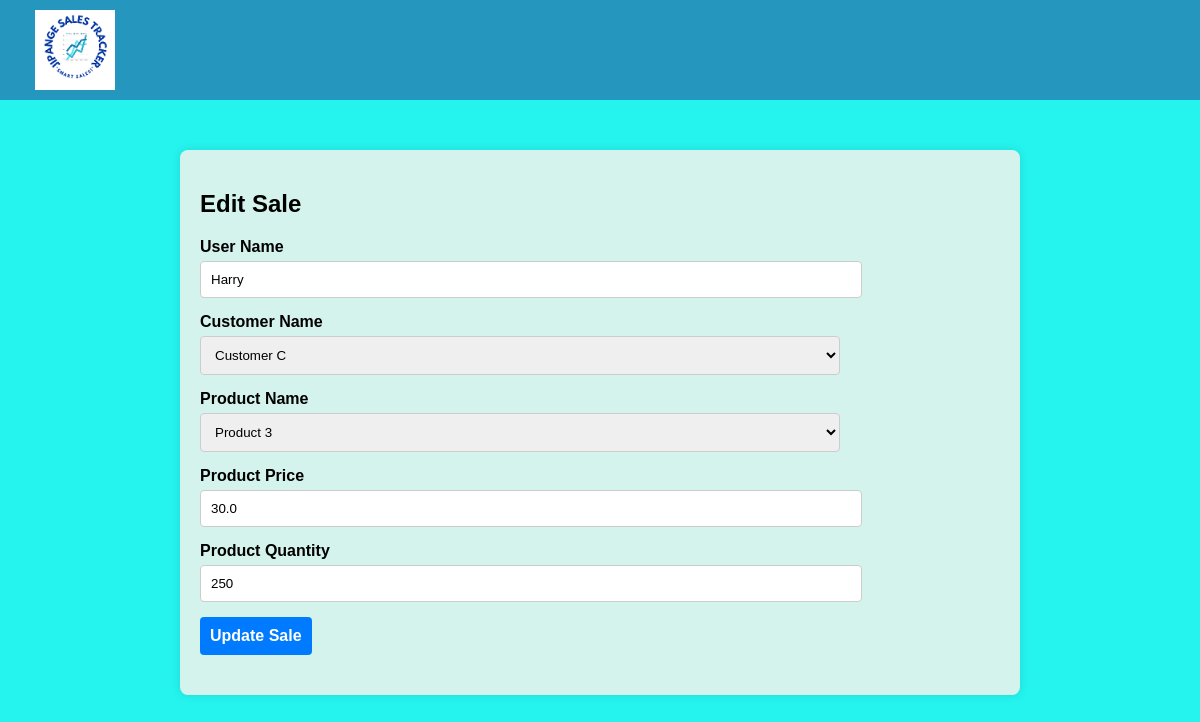
Page /edit/1 (signed in) on the committed database.
### app.py (models this page shows, shortened)
class Sale(db.Model):
    id = db.Column(db.Integer, primary_key=True)
    user_name = db.Column(db.String(80), nullable=False)
    customer_name = db.Column(db.String(80), nullable=False)
    product_name = db.Column(db.String(80), nullable=False)
    product_price = db.Column(db.Float, nullable=False)
    product_quantity = db.Column(db.Integer, nullable=False)
    total_sale = db.Column(db.Float, nullable=False)
    date = db.Column(db.DateTime, default=datetime.utcnow)

### app.py (the view)
@app.route('/edit/<int:id>', methods=['GET', 'POST'])
@login_required
def edit_sale(id):
    sale = Sale.query.get_or_404(id)
    customers = ['Customer A', 'Customer B', 'Customer C']
    products = [
        {'name': 'Product 1', 'price': 100},
        {'name': 'Product 2', 'price': 200},
        {'name': 'Product 3', 'price': 300}
    ]
    if request.method == 'POST':
        sale.user_name = request.form['userName']
        sale.customer_name = request.form['customerName']
        sale.product_name = request.form['productName']
        sale.product_price = float(request.form['productPrice'])
        sale.product_quantity = int(request.form['productQuantity'])
        sale.total_sale = sale.product_price * sale.product_quantity
        try:
            db.session.commit()
            return redirect('/')
        except Exception as e:
            return f"An error occurred while updating the sale: {e}"
    else:
        return render_template('edit.html', sale=sale, customers=customers, products=products)

### app.py (called while the page is built)
@login_manager.user_loader
def load_user(user_id):
    return User.query.get(int(user_id))

### templates/edit.html (shortened to what this page needs)
<!DOCTYPE html>
<html lang="en">
<head>
    <link rel="stylesheet" href="{{ url_for('static', filename='styles.css') }}">
</head>
<body>
    <nav class="navbar">
        <a class="navbar-brand" href="#">
            <img src="{{ url_for('static', filename='logo.png') }}" alt="Logo" class="logo">
        </a>
    </nav>
    <div class="container">
        <h2>Edit Sale</h2>
        <form method="POST" action="{{ url_for('edit_sale', id=sale.id) }}">
            <div class="form-group">
                <label for="userName">User Name</label>
                <input type="text" class="form-control" id="userName" name="userName" value="{{ sale.user_name }}" readonly>
            </div>
            <div class="form-group">
                <label for="customerName">Customer Name</label>
                <select class="form-control" id="customerName" name="customerName" required>
                    {% for customer in customers %}
                    <option value="{{ customer }}" {% if customer == sale.customer_name %}selected{% endif %}>{{ customer }}</option>
                    {% endfor %}
                </select>
            </div>
            <div class="form-group">
                <label for="productName">Product Name</label>
                <select class="form-control" id="productName" name="productName" required>
                    {% for product in products %}
                    <option value="{{ product.name }}" data-price="{{ product.price }}" {% if product.name == sale.product_name %}selected{% endif %}>{{ product.name }}</option>
                    {% endfor %}
                </select>
            </div>
            <div class="form-group">
                <label for="productPrice">Product Price</label>
                <input type="number" class="form-control" id="productPrice" name="productPrice" step="0.01" value="{{ sale.product_price }}" required>
            </div>
            <div class="form-group">
                <label for="productQuantity">Product Quantity</label>
                <input type="number" class="form-control" id="productQuantity" name="productQuantity" value="{{ sale.product_quantity }}" required>
            </div>
            <button type="submit" class="btn btn-primary">Update Sale</button>
        </form>
    </div>
</body>
</html>

### static/styles.css (style rules this page uses)
body { font-family: Verdana, sans-serif; background-color: rgb(37, 243, 237); margin: 0; padding: 0; }
.container { max-width: 800px; margin: 50px auto; padding: 20px; background-color: rgb(213, 243, 237); box-shadow: 0 0 10px rgba(0, 0, 0, 0.1); border-radius: 8px; }
.navbar { display: flex; justify-content: space-between; align-items: center; background-color: rgb(37, 150, 190); padding: 10px 20px; color: rgb(255, 255, 255); font-weight: bold; }
.navbar a { color: rgb(0, 0, 0); text-decoration: none; margin-left: 15px; }
.navbar-brand { display: flex; align-items: center; }
.navbar-brand .logo { height: 80px; margin-right: 10px; }
form { margin-bottom: 20px; }
.form-group { margin-bottom: 15px; }
.form-group label { display: block; margin-bottom: 5px; font-weight: bold; }
.form-control { width: 80%; padding: 10px; border: 1px solid #ccc; border-radius: 4px; }
.btn { display: inline-block; padding: 10px 10px; font-size: 1rem; border: none; border-radius: 4px; cursor: pointer; text-align: center; }
.btn-primary { background-color: #007bff; font-weight: bold; color: #fff; }

### rows in the picture
Sale: userName "Harry", customerName "Customer C", productName "Product 3", productPrice "30.0", productQuantity "250"
